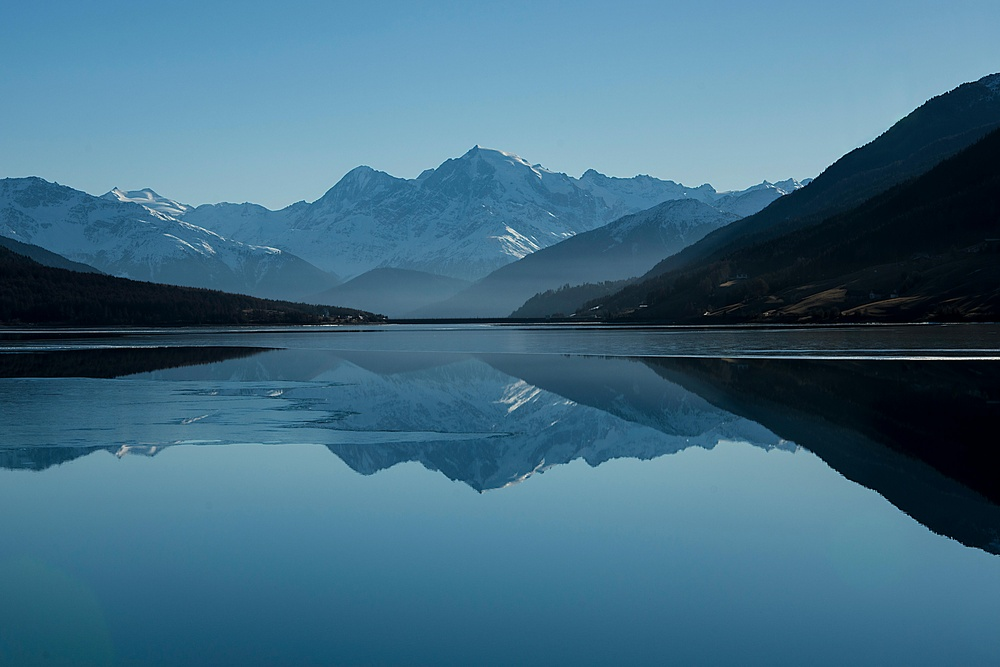
#> input picture image.jpg, 1000 x 667 px, shrunk from 6000 x 4000 before the run, found by its file name
$ jupyter execute Exp03.ipynb
#> lines starting #> are read from the running program, lines starting #| are printed output that depends on the picture
# Experiment 3

[cell 1]
import numpy as np
import cv2
import matplotlib.pyplot as plt

# 1. Image Sampling
def image_sampling(I, F):
    """
    Reduces the resolution of the image by skipping rows and columns.

    Parameters:
        I (numpy array): Original grayscale image.
        F (int): Sampling factor.

    Returns:
        Is (numpy array): Sampled image.
    """
    # Initialize the sampled image
    Is = I[::F, ::F]

    return Is

# 2. Image Quantization
def image_quantization(I, Q):
    """
    Reduces the number of intensity levels in the image.

    Parameters:
        I (numpy array): Original grayscale image.
        Q (int): Number of quantization levels.

    Returns:
        Iq (numpy array): Quantized image.
    """
    # Normalize the pixel values to [0, 1]
    I_prime = I / 255.0

    # Quantize the normalized values to range [0, Q-1]
    Iq_prime = np.round(I_prime * (Q - 1))

    # Scale back to range [0, 255]
    Iq = (Iq_prime * (255 / (Q - 1))).astype(np.uint8)

    return Iq

# Main function to execute both algorithms
def main():
    # Load grayscale image
    image_path = "C:/Users/Student/Pictures/image.jpg"
    I = cv2.imread(image_path, cv2.IMREAD_GRAYSCALE)
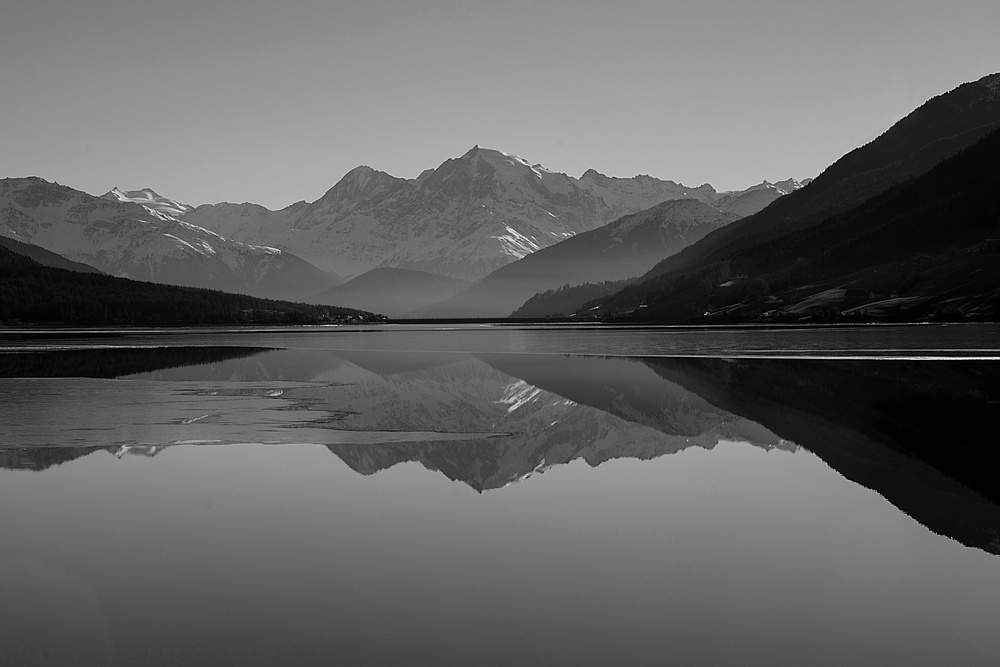
#> I: shape (667, 1000); min 0, max 255, mean 98

    if I is None:
        print(f"Error: Could not load image at {image_path}")
        return

    # 1. Image Sampling
    F = 2  # Sampling factor (you can change this)
    Is = image_sampling(I, F)

    # 2. Image Quantization
    Q = 4  # Number of quantization levels (you can change this)
    Iq = image_quantization(I, Q)
#> in image_quantization, `Iq_prime = np.round(I_prime * (Q - 1))`:
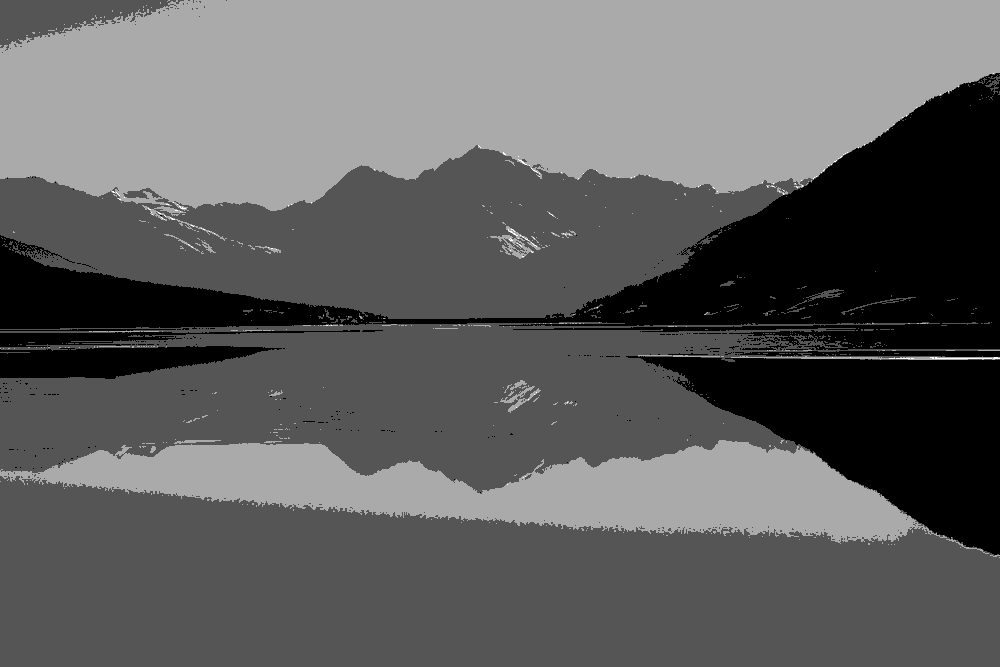
#> Iq_prime: shape (667, 1000) float64; min 0, max 3, mean 1.14; drawn with min black and max white

    # Display original, sampled, and quantized images using Matplotlib
    plt.figure(figsize=(12, 4))

    # Original Image
    plt.subplot(1, 3, 1)
    plt.imshow(I, cmap='gray')
    plt.title('Original Image')
    plt.axis('off')

    # Sampled Image
    plt.subplot(1, 3, 2)
    plt.imshow(Is, cmap='gray')
    plt.title('Sampled Image')
    plt.axis('off')

    # Quantized Image
    plt.subplot(1, 3, 3)
    plt.imshow(Iq, cmap='gray')
    plt.title('Quantized Image')
    plt.axis('off')

    # Show the images
    plt.tight_layout()
    plt.show()
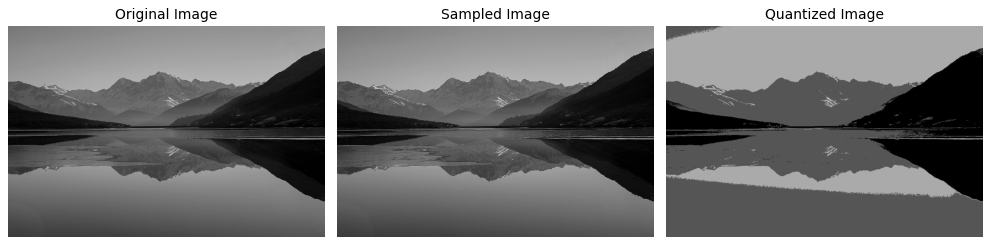
#> figure drawn by matplotlib, 3 panels

# Run the main function
if __name__ == "__main__":
    main()
